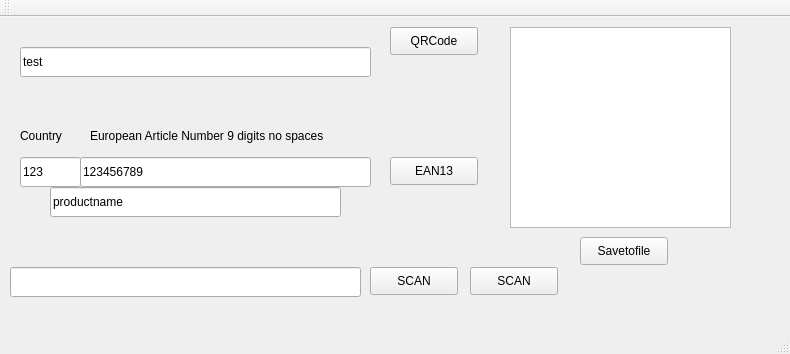
<?xml version="1.0" encoding="UTF-8"?>
<ui version="4.0">
 <class>MainWindow</class>
 <widget class="QMainWindow" name="MainWindow">
  <property name="geometry">
   <rect>
    <x>0</x>
    <y>0</y>
    <width>790</width>
    <height>354</height>
   </rect>
  </property>
  <property name="windowTitle">
   <string>MainWindow</string>
  </property>
  <widget class="QWidget" name="centralWidget">
   <widget class="QGraphicsView" name="graphicsView">
    <property name="geometry">
     <rect>
      <x>510</x>
      <y>10</y>
      <width>221</width>
      <height>201</height>
     </rect>
    </property>
    <property name="verticalScrollBarPolicy">
     <enum>Qt::ScrollBarAlwaysOff</enum>
    </property>
    <property name="horizontalScrollBarPolicy">
     <enum>Qt::ScrollBarAlwaysOff</enum>
    </property>
    <property name="sizeAdjustPolicy">
     <enum>QAbstractScrollArea::AdjustToContents</enum>
    </property>
   </widget>
   <widget class="QPushButton" name="generate">
    <property name="geometry">
     <rect>
      <x>390</x>
      <y>10</y>
      <width>88</width>
      <height>28</height>
     </rect>
    </property>
    <property name="text">
     <string>QRCode</string>
    </property>
   </widget>
   <widget class="QLineEdit" name="inputbox">
    <property name="geometry">
     <rect>
      <x>20</x>
      <y>30</y>
      <width>351</width>
      <height>30</height>
     </rect>
    </property>
    <property name="text">
     <string>test</string>
    </property>
   </widget>
   <widget class="QLineEdit" name="ean13country">
    <property name="geometry">
     <rect>
      <x>20</x>
      <y>140</y>
      <width>61</width>
      <height>30</height>
     </rect>
    </property>
    <property name="text">
     <string>123</string>
    </property>
   </widget>
   <widget class="QLineEdit" name="ean13ean">
    <property name="geometry">
     <rect>
      <x>80</x>
      <y>140</y>
      <width>291</width>
      <height>30</height>
     </rect>
    </property>
    <property name="text">
     <string>123456789</string>
    </property>
   </widget>
   <widget class="QLabel" name="label">
    <property name="geometry">
     <rect>
      <x>20</x>
      <y>110</y>
      <width>58</width>
      <height>18</height>
     </rect>
    </property>
    <property name="text">
     <string>Country</string>
    </property>
   </widget>
   <widget class="QLabel" name="label_2">
    <property name="geometry">
     <rect>
      <x>90</x>
      <y>110</y>
      <width>271</width>
      <height>18</height>
     </rect>
    </property>
    <property name="text">
     <string>European Article Number 9 digits no spaces</string>
    </property>
   </widget>
   <widget class="QPushButton" name="ean13">
    <property name="geometry">
     <rect>
      <x>390</x>
      <y>140</y>
      <width>88</width>
      <height>28</height>
     </rect>
    </property>
    <property name="text">
     <string>EAN13</string>
    </property>
   </widget>
   <widget class="QLineEdit" name="eanproductname">
    <property name="geometry">
     <rect>
      <x>50</x>
      <y>170</y>
      <width>291</width>
      <height>30</height>
     </rect>
    </property>
    <property name="text">
     <string>productname</string>
    </property>
   </widget>
   <widget class="QPushButton" name="scan">
    <property name="geometry">
     <rect>
      <x>370</x>
      <y>250</y>
      <width>88</width>
      <height>28</height>
     </rect>
    </property>
    <property name="text">
     <string>SCAN</string>
    </property>
   </widget>
   <widget class="QPushButton" name="savetofile">
    <property name="geometry">
     <rect>
      <x>580</x>
      <y>220</y>
      <width>88</width>
      <height>28</height>
     </rect>
    </property>
    <property name="text">
     <string>Savetofile</string>
    </property>
   </widget>
   <widget class="QLineEdit" name="decode">
    <property name="geometry">
     <rect>
      <x>10</x>
      <y>250</y>
      <width>351</width>
      <height>30</height>
     </rect>
    </property>
    <property name="text">
     <string/>
    </property>
   </widget>
   <widget class="QPushButton" name="scan2">
    <property name="geometry">
     <rect>
      <x>470</x>
      <y>250</y>
      <width>88</width>
      <height>28</height>
     </rect>
    </property>
    <property name="text">
     <string>SCAN</string>
    </property>
   </widget>
  </widget>
  <widget class="QMenuBar" name="menuBar">
   <property name="geometry">
    <rect>
     <x>0</x>
     <y>0</y>
     <width>790</width>
     <height>24</height>
    </rect>
   </property>
  </widget>
  <widget class="QToolBar" name="mainToolBar">
   <attribute name="toolBarArea">
    <enum>TopToolBarArea</enum>
   </attribute>
   <attribute name="toolBarBreak">
    <bool>false</bool>
   </attribute>
  </widget>
  <widget class="QStatusBar" name="statusBar"/>
 </widget>
 <layoutdefault spacing="6" margin="11"/>
 <resources/>
 <connections/>
</ui>
